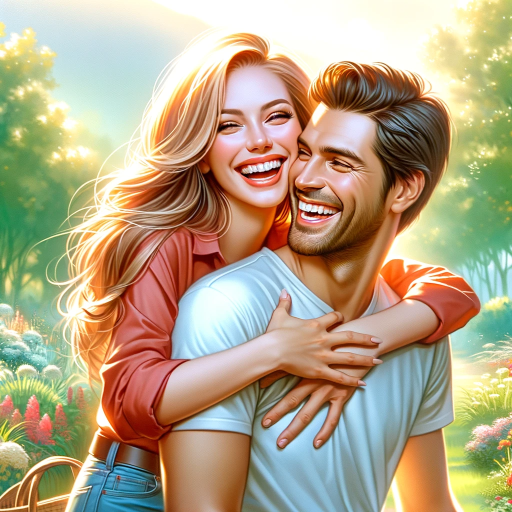
#> input picture couple.png, 1024 x 1024 px, found by its file name (shown at 1/2 size)
$ jupyter execute --allow-errors Project1.ipynb
#> lines starting #> are read from the running program, lines starting #| are printed output that depends on the picture
# How to maintain a good relationship (A guide book of how to make your girlfriend happy)

[cell 1]
import matplotlib.pyplot as plt
import matplotlib.image as mpimg

# Load an image
img = mpimg.imread('C:/Users/Tang/Downloads/couple.png')
#> img is the input picture: shape (1024, 1024, 4) float32; mean R, G, B, A 0.704, 0.642, 0.526, 1

# Create a figure with a specific size (width, height in inches)
plt.figure(figsize=(10, 8))  # Example: 10 inches wide by 8 inches tall

# Display the image
plt.imshow(img)
plt.axis('off')  # Turn off axis numbers
plt.show()

This report is a guidebook with selected Q&A aims at finding out the best way to make your girlfriend happy.

The whole dataset: HappyDB is a corpus of 100,000 crowd-sourced happy moments via Amazon’s Mechanical Turk, which could be read more on https://arxiv.org/abs/1801.07746.

This report is prepared with the following environmental settings.

[cell 2]
import sys
print("Python version")
print(sys.version)
print("Version info.")
print(sys.version_info)

# Question #1 : Does your girlfriend value your achivement?

At the age of 17, when I was a high school kid, there was a beautiful girl in my class who I was obsessed with. I tried hard to get higher grade to draw her attention. However, she got in relationship with the little rascal with yellow hair in my class. I was really confused and kept asking myself the same question everyday: where did I lose? Several years later, I finally find the answer and the results are shown below.

[cell 3]
import pandas as pd
import matplotlib.pyplot as plt
# Replace 'your_file.csv' with the path to your CSV file
#> (the rest of this cell did not finish here and is left out)

#> (a cell that did not finish here is left out)

#> (a cell that did not finish here is left out)

From the chart above, 96% happiness comes from the affection provided by boyfriends while achievement only takes 2%. It is obvious that it is not the achievement that makes a girl happy but affection, which remind me the days that the little rascal took my favorite girl for a ride along the shore, enjoying the breeze from the sea. Every their post on social media I stalked still appears in my mind nowadays.

This result also gives insghts on how to date with a girl you like: do not talk too much on what achievement you've made or how successful you are on your career path because girls do not care about it, moreover, they may see this as distasteful showing off. Instead, talk more about fun stories happened on you. It could be an embarrasing experience when you were a kid, some fantastic places you have been to, or interesting people you've met.

# Question #2: What kind of activity does your girlfriend like the most?

[cell 6]
import nltk
import re
from nltk.corpus import stopwords
from nltk import pos_tag
from nltk.tokenize import word_tokenize

def clean_and_split_text(text):
    text = re.sub(r'[^a-zA-Z\s]', '', text)
    return text.lower().split()

from collections import Counter

#> (a cell that did not finish here is left out)

After learning to devote in providing the girl I like with affection, I finally got my first love in my college. But another obstacle blocked my way: I don't know what activity she likes. I took her to my favorite basketball game in LA, Lakers vs Warriors, but she did not seem happy about it.I wonder why, since it was a fantastic match. Then I find the top 10 frequent nouns,verbs and adjectives and combining them together, I discover that preparing a pleasant dinner is what bring a girl happiness.

[cell 8]
import matplotlib.pyplot as plt

# Data for visualization
nouns = ["day", "time", "dinner", "work", "night", "date", "home", "house", "boyfriends", "yesterday"]
frequencies = [132, 114, 91, 88, 85, 56, 51, 47, 44, 43]

# Creating the bar chart
plt.figure(figsize=(10, 6))
plt.bar(nouns, frequencies, color='skyblue')
plt.xlabel('Nouns')
plt.ylabel('Frequency')
plt.title('Top 10 Frequent Nouns (Excluding "boyfriend")')
plt.xticks(rotation=45)
plt.show()
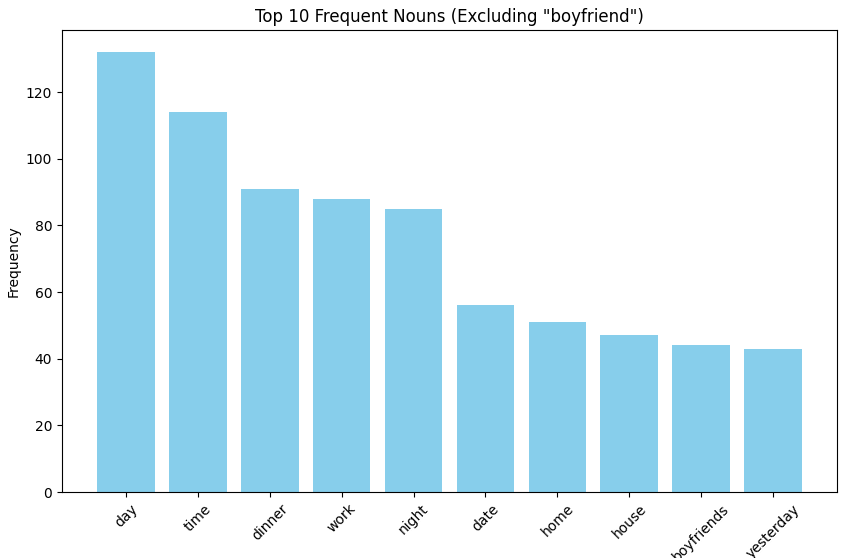
#> figure drawn by matplotlib, 1 panel; tallest bar 132 high, from x = -0.4 to 0.4

#> (a cell that did not finish here is left out)

Here are 10 sample responses related to my findings. We can see making food occurs 5 times.

#> (a cell that did not finish here is left out)

[cell 11]
# Your data: Top 10 frequent verbs and their frequencies
verbs = ["made", "got", "went", "took", "came", "told", "bought", "go", "said", "getting"]
frequencies = [223, 154, 148, 80, 64, 37, 34, 33, 30, 30]

# Creating the bar chart
plt.figure(figsize=(10, 6))
plt.bar(verbs, frequencies, color='skyblue')
plt.xlabel('Verbs')
plt.ylabel('Frequency')
plt.title('Top 10 Frequent Verbs (Filtered for "boyfriend")')
plt.xticks(rotation=45)
plt.show()
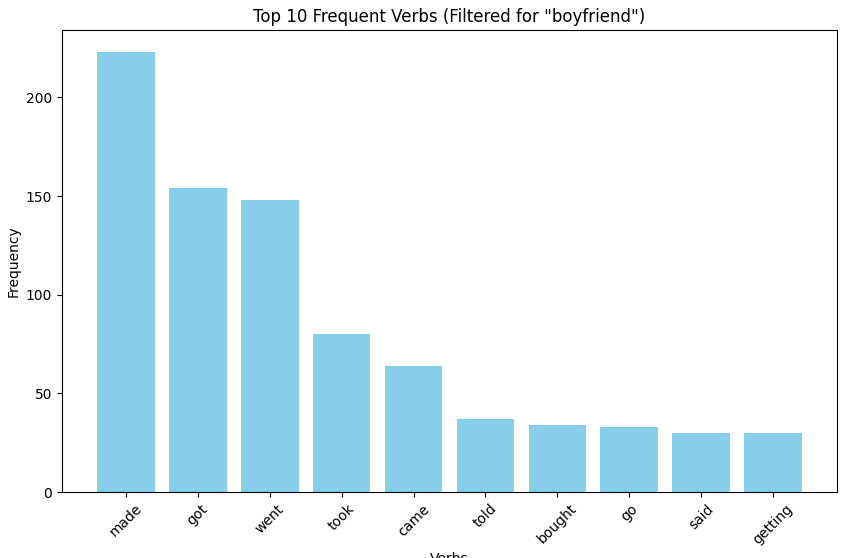
#> figure drawn by matplotlib, 1 panel; tallest bar 223 high, from x = -0.4 to 0.4

#> (a cell that did not finish here is left out)

#> (a cell that did not finish here is left out)

[cell 14]
# Data: Top 10 frequent adjectives and their frequencies
adjectives = ["happy", "last", "new", "able", "good", "nice", "great", "first", "romantic", "favorite"]
frequencies_adjs = [267, 83, 67, 48, 47, 45, 40, 37, 35, 34]

# Creating the bar chart
plt.figure(figsize=(10, 6))
plt.bar(adjectives, frequencies_adjs, color='lightgreen')
plt.xlabel('Adjectives')
plt.ylabel('Frequency')
plt.title('Top 10 Frequent Adjectives (Filtered for "boyfriend")')
plt.xticks(rotation=45)
plt.show()
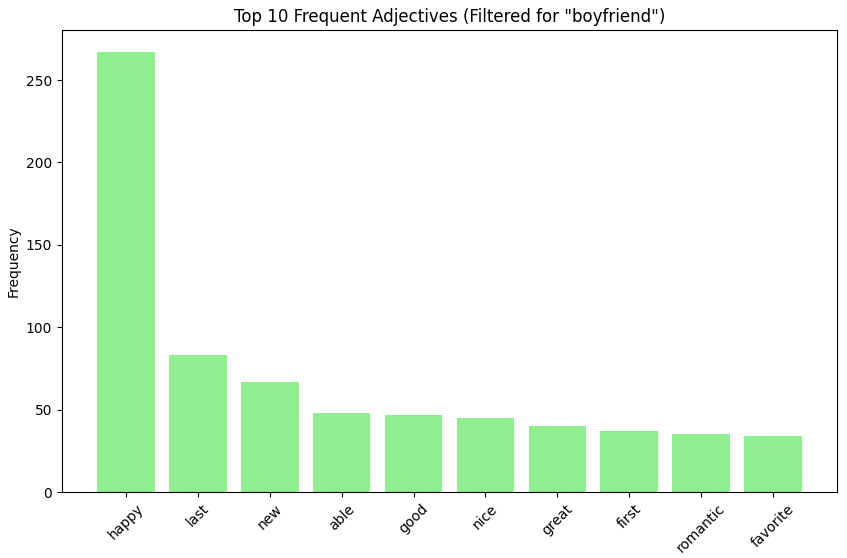
#> figure drawn by matplotlib, 1 panel; tallest bar 267 high, from x = -0.4 to 0.4

[cell 15]
# Assuming df_with_boyfriend is a DataFrame containing the filtered 'cleaned_hm' column after filtering the word 'boyfriend'
# The provided list of words to check frequency for
words_to_check = [
    "movie", "tv", "film", "television", "show", "book", "videogame", "films",
    "movies", "shows", "books", "videogames", "novel", "broadcast", "video-game",
    "author", "broadcasts", "broadcasting", "novels", "broadcasted", "aired", "airing",
    "short stories", "fiction", "non-fiction", "airs", "radio", "episodes", "flick",
    "nonfiction", "episode", "flicks", "science fiction", "poems", "poem", "poetry",
    "t.v.", "youtube", "video", "netflix", "premiere", "album", "reading", "albums",
    "t.v", "videos", "read", "premiered", "hulu", "premieres", "premiering", "novellas",
    "vids", "poet", "music video", "vid", "novella", "poets", "songs", "writer", "song",
    "music", "tunes", "novelist", "tune", "lyrics", "theater", "theatre", "writers",
    "debuted", "lyric", "novelists", "debuting", "debuts", "concert", "video game", "anime",
    "new single", "movie theater", "concerts", "manga", "authors", "short story", "animes",
    "hentai", "mangas", "performances", "performers", "musical", "musicians", "dancers",
    "singers", "entertainers", "performer", "vocalists", "artists", "musician", "rewatched",
    "re-watched", "rewatch", "re-watch", "entertainment", "songwriter", "artist", "singer",
    "dancer", "composer", "bands", "game of thrones", "rick and morty", "comedy", "nintendo", "cinema"
]

# Lowercasing and splitting the 'cleaned_hm' text to count the words
#> (the rest of this cell did not finish here and is left out)

What does your girlfriend like on a date? The chart below shows 10 most popular activities related to entertainment, which gives you insights on planning a date. Watching movies, shows and concerts are top choices. Not surprising my girlfriend does not like watching a sport game with me.

[cell 16]
# Data for visualization: Words and their frequencies
words = ['movie', 'tv', 'show', 'video', 'concert', 'movies', 'music', 'netflix', 'read', 'film']
frequencies = [20, 12, 9, 9, 8, 5, 5, 4, 3, 2]

# Creating the bar chart for the given data
plt.figure(figsize=(10, 6))
plt.bar(words, frequencies, color='mediumpurple')
plt.xlabel('Words')
plt.ylabel('Frequency')
plt.title('Frequency of Words Related to Entertainment (Filtered for "boyfriend")')
plt.xticks(rotation=45)
plt.show()
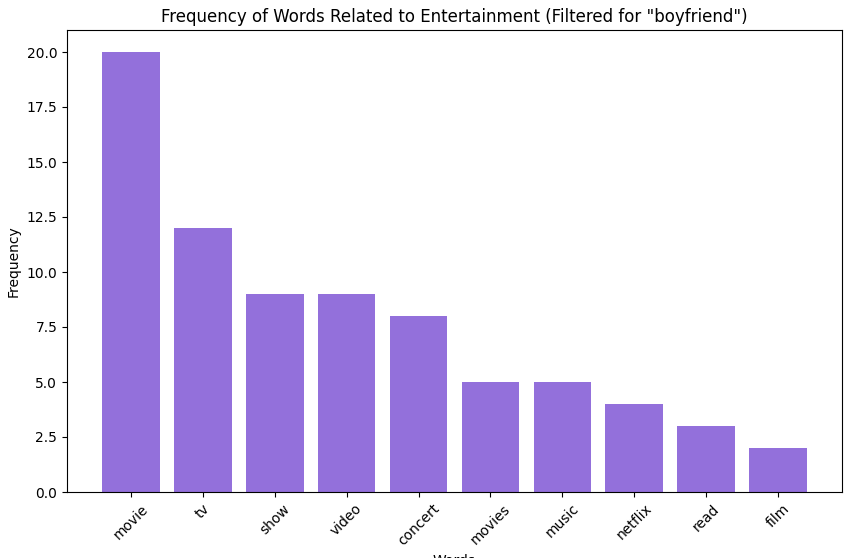
#> figure drawn by matplotlib, 1 panel; tallest bar 20 high, from x = -0.4 to 0.4

#> (a cell that did not finish here is left out)

#> (a cell that did not finish here is left out)

# Question #3: What are the gifts that your girlfriend likes?

I always struggling about buying a gift for my girlfriend. I bought her lipsticks but she did not like the color; I bought her dress but she did not like the style; I bought her chocolates but she did not like the taste. What does she like as a gift? I find it out below: house, dinner, flowers, car. Houses and cars are too expensive while dinner and flowers seem more practical.

[cell 19]
# Data for visualization: Words and their frequencies after filtering 'buy' and 'bought'
words_buy_bought = ['day', 'house', 'dinner', 'home', 'flowers', 'buy', 'car', 'friends', 'time', 'valentines']
frequencies_buy_bought = [10, 8, 5, 5, 4, 4, 3, 3, 3, 3]

# Creating the bar chart for the given data
plt.figure(figsize=(10, 6))
plt.bar(words_buy_bought, frequencies_buy_bought, color='lightcoral')
plt.xlabel('Words')
plt.ylabel('Frequency')
plt.title('Frequency of Words After Filtering "buy" and "bought" (Filtered for "boyfriend")')
plt.xticks(rotation=45)
plt.show()
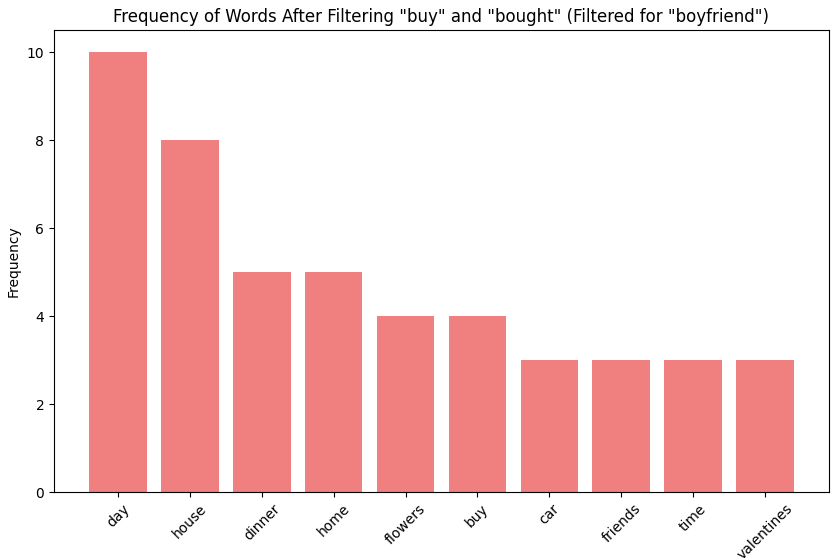
#> figure drawn by matplotlib, 1 panel; tallest bar 10 high, from x = -0.4 to 0.4
